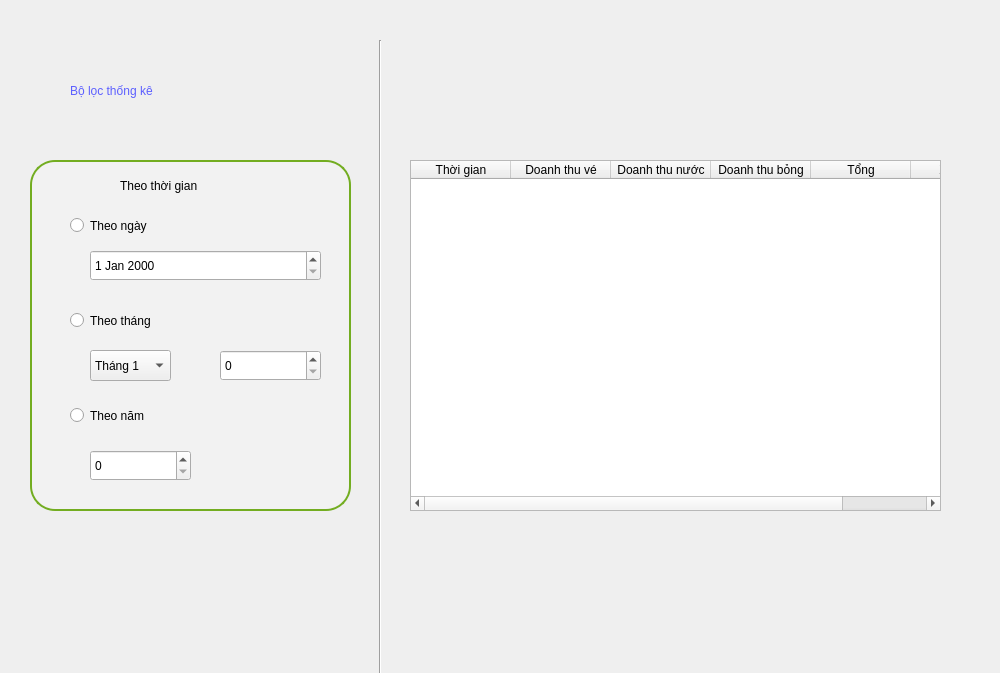
<?xml version="1.0" encoding="UTF-8"?>
<ui version="4.0">
 <class>TKdoanhthu</class>
 <widget class="QMainWindow" name="TKdoanhthu">
  <property name="geometry">
   <rect>
    <x>0</x>
    <y>0</y>
    <width>1000</width>
    <height>673</height>
   </rect>
  </property>
  <property name="windowTitle">
   <string>MainWindow</string>
  </property>
  <widget class="QWidget" name="centralwidget">
   <widget class="Line" name="line">
    <property name="geometry">
     <rect>
      <x>370</x>
      <y>40</y>
      <width>20</width>
      <height>641</height>
     </rect>
    </property>
    <property name="orientation">
     <enum>Qt::Vertical</enum>
    </property>
   </widget>
   <widget class="QLabel" name="label">
    <property name="geometry">
     <rect>
      <x>70</x>
      <y>60</y>
      <width>191</width>
      <height>61</height>
     </rect>
    </property>
    <property name="styleSheet">
     <string notr="true">font: 18pt &quot;MS Shell Dlg 2&quot;;
color:rgb(92, 95, 255);</string>
    </property>
    <property name="text">
     <string>Bộ lọc thống kê</string>
    </property>
   </widget>
   <widget class="QTableWidget" name="tableWidget">
    <property name="geometry">
     <rect>
      <x>410</x>
      <y>160</y>
      <width>531</width>
      <height>351</height>
     </rect>
    </property>
    <column>
     <property name="text">
      <string>Thời gian</string>
     </property>
    </column>
    <column>
     <property name="text">
      <string>Doanh thu vé</string>
     </property>
    </column>
    <column>
     <property name="text">
      <string>Doanh thu nước</string>
     </property>
    </column>
    <column>
     <property name="text">
      <string>Doanh thu bỏng</string>
     </property>
    </column>
    <column>
     <property name="text">
      <string>Tổng</string>
     </property>
    </column>
    <column>
     <property name="text">
      <string>Xuất file</string>
     </property>
    </column>
   </widget>
   <widget class="QTableView" name="tableView">
    <property name="geometry">
     <rect>
      <x>30</x>
      <y>160</y>
      <width>321</width>
      <height>351</height>
     </rect>
    </property>
    <property name="styleSheet">
     <string notr="true"> background-color: #f2f2f2;
 border-radius: 25px;
  border: 2px solid #73AD21;</string>
    </property>
   </widget>
   <widget class="QLabel" name="label_2">
    <property name="geometry">
     <rect>
      <x>120</x>
      <y>170</y>
      <width>131</width>
      <height>31</height>
     </rect>
    </property>
    <property name="styleSheet">
     <string notr="true">font: 75 14pt &quot;MS Shell Dlg 2&quot;;</string>
    </property>
    <property name="text">
     <string>Theo thời gian</string>
    </property>
   </widget>
   <widget class="QRadioButton" name="radioButton">
    <property name="geometry">
     <rect>
      <x>70</x>
      <y>210</y>
      <width>121</width>
      <height>31</height>
     </rect>
    </property>
    <property name="styleSheet">
     <string notr="true">font: 12pt &quot;MS Shell Dlg 2&quot;;</string>
    </property>
    <property name="text">
     <string>Theo ngày</string>
    </property>
   </widget>
   <widget class="QRadioButton" name="radioButton_2">
    <property name="geometry">
     <rect>
      <x>70</x>
      <y>300</y>
      <width>101</width>
      <height>41</height>
     </rect>
    </property>
    <property name="styleSheet">
     <string notr="true">font: 12pt &quot;MS Shell Dlg 2&quot;;</string>
    </property>
    <property name="text">
     <string>Theo tháng</string>
    </property>
   </widget>
   <widget class="QRadioButton" name="radioButton_3">
    <property name="geometry">
     <rect>
      <x>70</x>
      <y>400</y>
      <width>101</width>
      <height>31</height>
     </rect>
    </property>
    <property name="styleSheet">
     <string notr="true">font: 12pt &quot;MS Shell Dlg 2&quot;;</string>
    </property>
    <property name="text">
     <string>Theo năm</string>
    </property>
   </widget>
   <widget class="QDateEdit" name="dateEdit">
    <property name="geometry">
     <rect>
      <x>90</x>
      <y>250</y>
      <width>231</width>
      <height>31</height>
     </rect>
    </property>
   </widget>
   <widget class="QComboBox" name="comboBox">
    <property name="geometry">
     <rect>
      <x>90</x>
      <y>350</y>
      <width>81</width>
      <height>31</height>
     </rect>
    </property>
    <item>
     <property name="text">
      <string>Tháng 1</string>
     </property>
    </item>
    <item>
     <property name="text">
      <string>Tháng 2</string>
     </property>
    </item>
    <item>
     <property name="text">
      <string>Tháng 3</string>
     </property>
    </item>
    <item>
     <property name="text">
      <string>Tháng 4</string>
     </property>
    </item>
    <item>
     <property name="text">
      <string>Tháng 5</string>
     </property>
    </item>
    <item>
     <property name="text">
      <string>Tháng 6</string>
     </property>
    </item>
    <item>
     <property name="text">
      <string>Tháng 7</string>
     </property>
    </item>
    <item>
     <property name="text">
      <string>Tháng 8</string>
     </property>
    </item>
    <item>
     <property name="text">
      <string>Tháng 9</string>
     </property>
    </item>
    <item>
     <property name="text">
      <string>Tháng 10</string>
     </property>
    </item>
    <item>
     <property name="text">
      <string>Tháng 11</string>
     </property>
    </item>
    <item>
     <property name="text">
      <string>Tháng 12</string>
     </property>
    </item>
   </widget>
   <widget class="QSpinBox" name="spinBox">
    <property name="geometry">
     <rect>
      <x>90</x>
      <y>450</y>
      <width>101</width>
      <height>31</height>
     </rect>
    </property>
   </widget>
   <widget class="QSpinBox" name="spinBox_2">
    <property name="geometry">
     <rect>
      <x>220</x>
      <y>350</y>
      <width>101</width>
      <height>31</height>
     </rect>
    </property>
   </widget>
   <widget class="QWidget" name="widget" native="true">
    <property name="geometry">
     <rect>
      <x>420</x>
      <y>50</y>
      <width>141</width>
      <height>101</height>
     </rect>
    </property>
    <widget class="QLabel" name="label_3">
     <property name="geometry">
      <rect>
       <x>0</x>
       <y>0</y>
       <width>101</width>
       <height>91</height>
      </rect>
     </property>
     <property name="text">
      <string/>
     </property>
     <property name="pixmap">
      <pixmap>../../../../../ảnh python/thống kê.png</pixmap>
     </property>
     <property name="scaledContents">
      <bool>true</bool>
     </property>
    </widget>
   </widget>
  </widget>
 </widget>
 <resources/>
 <connections/>
</ui>
